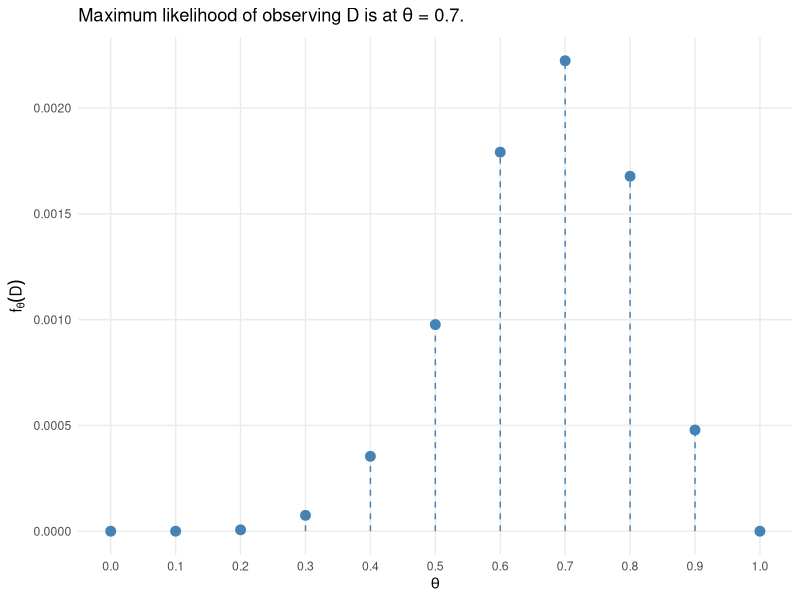
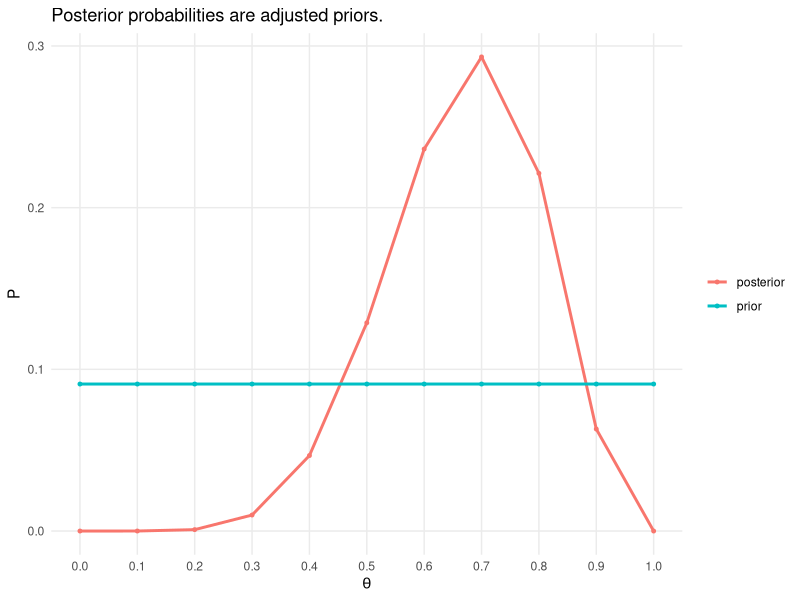
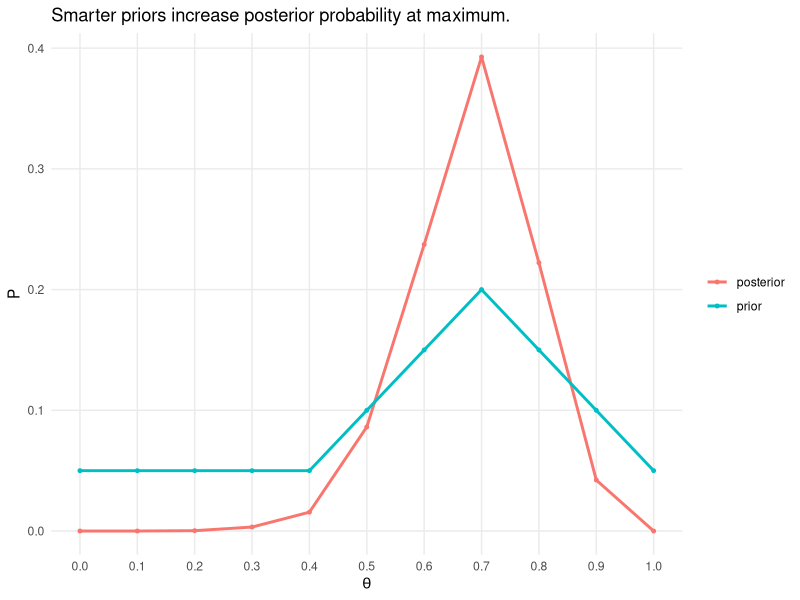
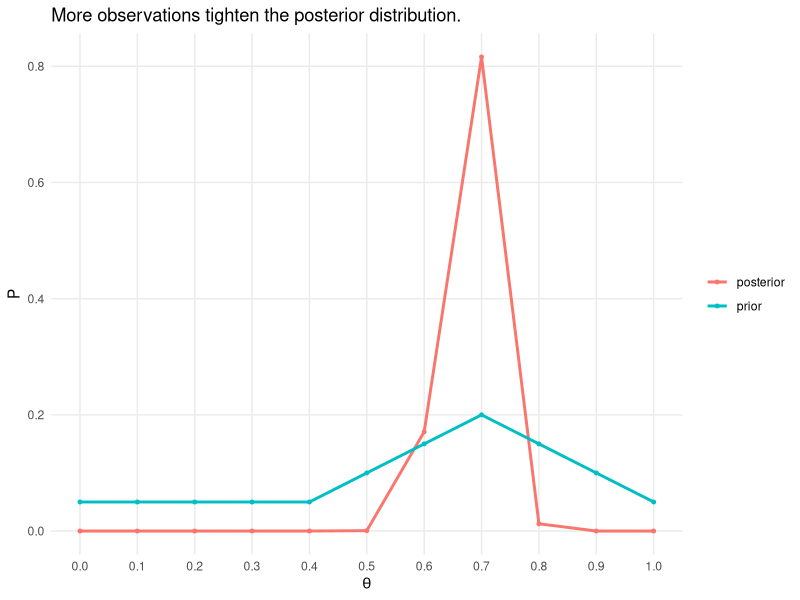
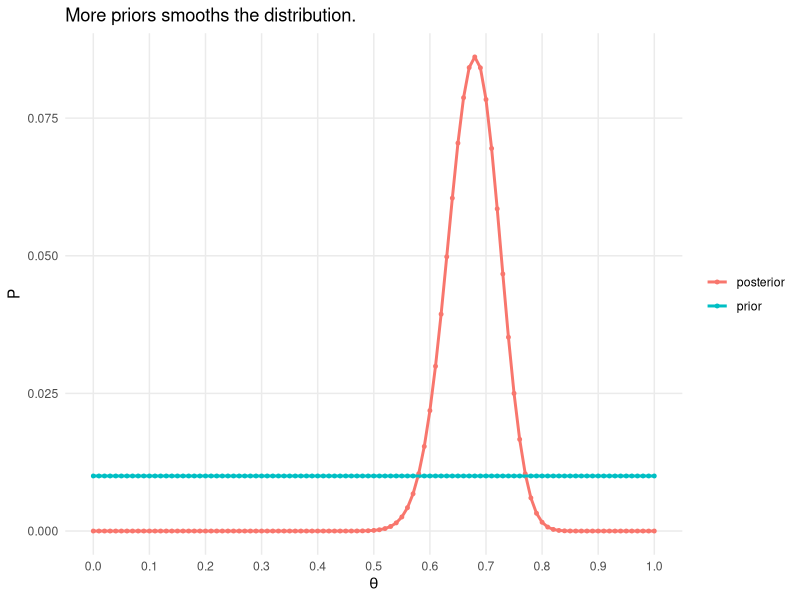
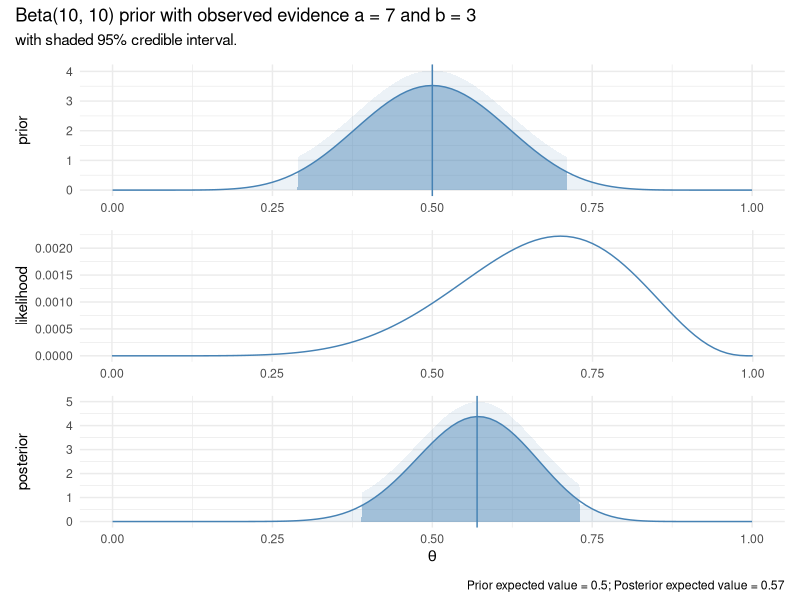
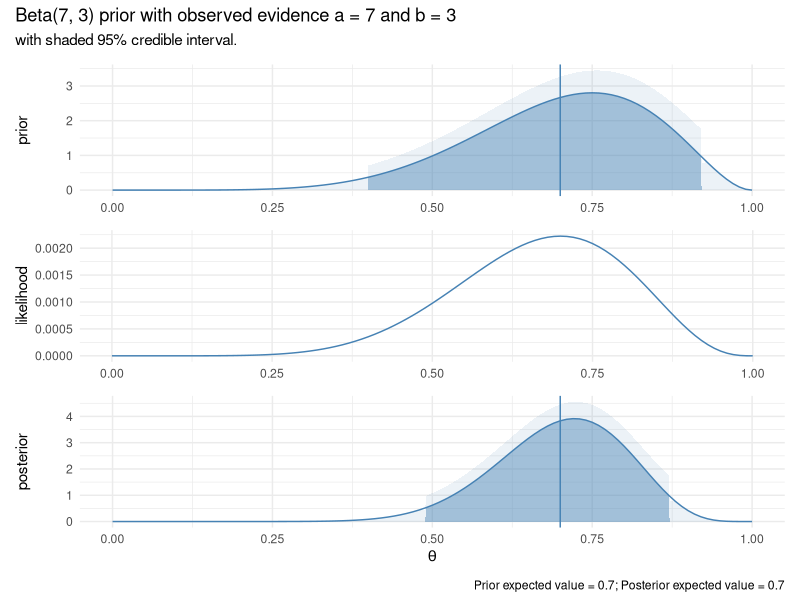
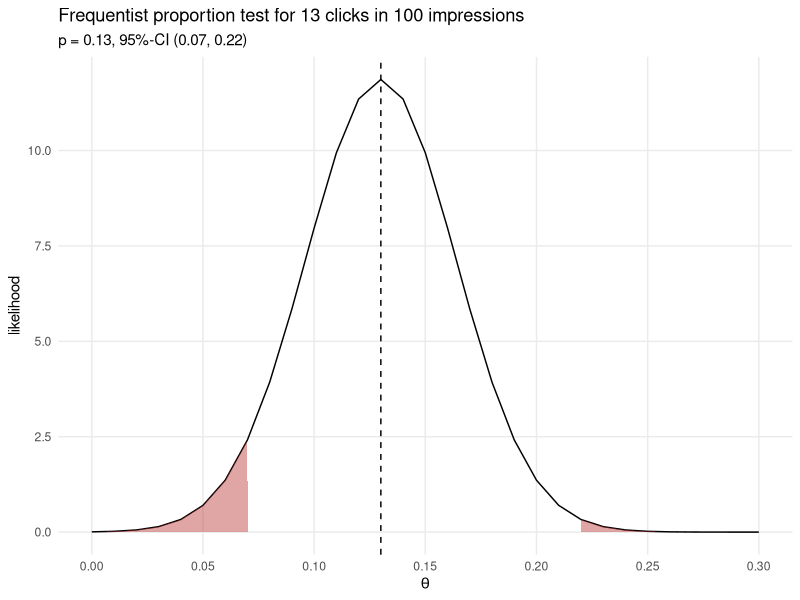

The R source for these figures, in order:
## ---- chunk 1
library(tidyverse)
library(patchwork)
library(glue)
## ---- chunk 2
D <- c(1, 1, 1, 1, 0, 0, 1, 1, 1, 0)
## ---- chunk 3
theta <- seq(0, 1, by = 0.1)
prior <- rep(1/11, 11)
## ---- chunk 4
likelihood <- theta^7 * (1 - theta)^3

data.frame(theta, likelihood) %>% 
  ggplot() +
  geom_segment(aes(x = theta, xend = theta, y = 0, yend = likelihood), 
               linetype = 2, color = "steelblue") +
  geom_point(aes(x = theta, y = likelihood), color = "steelblue", size = 3) +
  scale_x_continuous(breaks = theta) +
  theme_minimal() +
  theme(panel.grid.minor = element_blank()) +
  labs(title = expression(paste("Maximum likelihood of observing D is at ", theta, " = 0.7.")),
       x = expression(theta), y = expression(f[theta](D)))
## ---- chunk 5
posterior <- likelihood / sum(likelihood * prior) * prior
## ---- chunk 6
data.frame(theta, prior, posterior) %>% 
  pivot_longer(cols = c(prior, posterior), values_to = "pi") %>%
  ggplot() +
  geom_point(aes(x = theta, y = pi, color = name), size = 1) +
  geom_line(aes(x = theta, y = pi, color = name), size = 1) +
  scale_x_continuous(breaks = theta) +
  theme_minimal() +
  theme(panel.grid.minor = element_blank()) +
  labs(title = "Posterior probabilities are adjusted priors.", 
       color = NULL,
       x = expression(theta), y = "P")
## ---- chunk 7
prior <- c(.05, .05, .05, .05, .05, .10, .15, .20, .15, .10, .05)
posterior <- likelihood / sum(likelihood * prior) * prior
## ---- chunk 8
data.frame(theta, prior, posterior) %>% 
  pivot_longer(cols = c(prior, posterior), values_to = "pi") %>%
  ggplot() +
  geom_point(aes(x = theta, y = pi, color = name), size = 1) +
  geom_line(aes(x = theta, y = pi, color = name), size = 1) +
  scale_x_continuous(breaks = theta) +
  theme_minimal() +
  theme(panel.grid.minor = element_blank()) +
  labs(title = "Smarter priors increase posterior probability at maximum.", 
       color = NULL, x = expression(theta), y = "P")
## ---- chunk 9
D100 <- rbernoulli(100, p = 0.7) %>% as.numeric()
likelihood <- theta^sum(D100) * (1 - theta)^(length(D100)-sum(D100))
posterior <- likelihood / sum(likelihood * prior) * prior
## ---- chunk 10
data.frame(theta, prior, posterior) %>% 
  pivot_longer(cols = c(prior, posterior), values_to = "pi") %>%
  ggplot() +
  geom_point(aes(x = theta, y = pi, color = name), size = 1) +
  geom_line(aes(x = theta, y = pi, color = name), size = 1) +
  scale_x_continuous(breaks = theta) +
  theme_minimal() +
  theme(panel.grid.minor = element_blank()) +
  labs(title = "More observations tighten the posterior distribution.",
       color = NULL, x = expression(theta), y = "P")
## ---- chunk 11
theta <- seq(0, 1, by = .01)
prior <- rep(1/100, 101)
likelihood <- theta^sum(D100) * (1 - theta)^(length(D100)-sum(D100))
posterior <- likelihood / sum(likelihood * prior) * prior
## ---- chunk 12
data.frame(theta, prior, posterior) %>% 
  pivot_longer(cols = c(prior, posterior), values_to = "pi") %>%
  ggplot() +
  geom_point(aes(x = theta, y = pi, color = name), size = 1) +
  geom_line(aes(x = theta, y = pi, color = name), size = 1) +
  scale_x_continuous(breaks = seq(0, 1, by = 0.1)) +
  theme_minimal() +
  theme(panel.grid.minor = element_blank()) +
  labs(title = "More priors smooths the distribution.", 
       color = NULL, x = expression(theta), y = "P")
## ---- chunk 13
plot_bayes <- function(alpha, beta, a, b) {

  prior_ev <- (alpha / (alpha + beta)) %>% round(2)
  posterior_ev <- ((alpha + a) / (alpha + beta + a + b)) %>% round(2)
  dat <- data.frame(theta = seq(0, 1, by = .01)) %>%
    mutate(prior = (1 / beta(alpha, beta)) * theta^(alpha-1) * (1-theta)^(beta-1),
           prior_ci = theta > qbeta(.025, alpha, beta) & 
                      theta < qbeta(.975, alpha, beta),
           likelihood = theta^a * (1-theta)^b,
           posterior = (1 / beta(alpha + a, beta + b)) * theta^(alpha-1+a) * (1-theta)^(beta-1+b),
           posterior_ci = theta > qbeta(.025, alpha + a, beta + b) & 
                      theta < qbeta(.975, alpha + a, beta + b))
  
  p_prior <- dat %>%
    ggplot(aes(x = theta, y = prior)) + 
    geom_line(color = "steelblue") +
    geom_area(aes(alpha = prior_ci), fill = "steelblue") +
    geom_vline(xintercept = prior_ev, color = "steelblue") +
    scale_alpha_manual(values = c(.1, .5)) +
    theme_minimal() +
    theme(legend.position = "none") +
    labs(x = NULL)
  
  p_likelihood <- dat %>%
    ggplot(aes(x = theta, y = likelihood)) + 
    geom_line(color = "steelblue") +
    theme_minimal() +
    theme(legend.position = "none") +
    labs(x = NULL)
  
  p_posterior <- dat %>%
    ggplot(aes(x = theta, y = posterior)) + 
    geom_line(color = "steelblue") +
    geom_area(aes(alpha = posterior_ci), fill = "steelblue") +
    geom_vline(xintercept = posterior_ev, color = "steelblue") +
    scale_alpha_manual(values = c(.1, .5))  +
    theme_minimal() +
    theme(legend.position = "none") +
    labs(x = expression(theta))
  
  out <- p_prior / p_likelihood / p_posterior +
    plot_annotation(
      title = glue("Beta({alpha}, {beta}) prior with observed evidence a = {a} ",
                   "and b = {b}"),
      subtitle = "with shaded 95% credible interval.",
      caption = glue("Prior expected value = {prior_ev}; Posterior expected ",
                     "value = {posterior_ev}"))
  out
}
## ---- chunk 14
plot_bayes(alpha = 10, beta = 10, a = 7, b = 3)
## ---- chunk 15
plot_bayes(alpha = 7, beta = 3, a = 7, b = 3)
## ---- chunk 16
.5^1 * .5^1
dbinom(1, 1, .5)
dbinom(11, 11, .5)
beta(11, 11)
## ---- chunk 17
prior <- function(theta, alpha, beta) {
  (1 / beta(alpha, beta)) * theta^(alpha-1) * (1-theta)^(beta-1)
}
posterior <- function(theta, alpha, beta, a, b) {
  (1 / beta(alpha + a, beta + b)) * theta^(alpha-1+a) * (1-theta)^(beta-1+b)
}

prior(.5, 115, 85) 
posterior(.5, 1, 1, 10, 10)

posterior(.5, 1, 1, 10, 10) / prior(.5, 1, 1) 

1 / beta(115, 85)

# Posterior Distribution 
1/beta(1+10, 1+10) * .5^(1-1+10) * (1-.5)^(1-1+10)
dbeta(.5, 11, 11)

# Prior Beta Distributions
1/beta(1, 1) * .5^(1-1) * (1-.5)^(1-1)
dbeta(.5, 1, 1)


dbeta(.5, 115, 85)
## ---- chunk 18
theta <- 0.5

alpha <- 1
beta <- 1
a <- 10
b <- 10

(prior_likelihood <- (1 / beta(alpha, beta)) * theta^(alpha-1) * (1-theta)^(beta-1))
(posterior_likelihood <- (1 / beta(alpha + a, beta + b)) * theta^(alpha-1+a) * (1-theta)^(beta-1+b))
(bayes_factor <- posterior_likelihood / prior_likelihood)

# 3.7 on alpha = beta = 1
# 1.91 on alpha = beta = 4
## ---- chunk 19
(ad_prop_test <- prop.test(13, 100))
## ---- chunk 20
ad_prop_test <- prop.test(13, 100)
click_rate_mu <- ad_prop_test$estimate
click_rate_se <- sqrt(click_rate_mu*(1-click_rate_mu)) / sqrt(100)
data.frame(pi = seq(0, .30, by = .01)) %>%
  mutate(
    likelihood = dnorm(pi, click_rate_mu, click_rate_se),
    # observed = map(pi, ~ c(., 1 - .) * 100),
    # expected = map(13/100, ~c(., 1 - .) * 100),
    # x2 = map2_dbl(observed, expected, ~sum((.x - .y)^2 / .y)),
    # likelihood = dchisq(x2, 1),
    # pcs = pchisq(x2, 1),
    ci_low = if_else(pi <= ad_prop_test$conf.int[1], likelihood, NA_real_),
    ci_high = if_else(pi >= ad_prop_test$conf.int[2], likelihood, NA_real_)
  ) %>%
  ggplot(aes(x = pi)) +
  geom_line(aes(y = likelihood)) +
  geom_area(aes(y = ci_low), fill = "firebrick", alpha = .4) +
  geom_area(aes(y = ci_high), fill = "firebrick", alpha = .4) +
  geom_vline(xintercept = click_rate_mu, linetype = 2) +
  theme_minimal() +
  scale_x_continuous(breaks = seq(0, .3, .05)) +
  theme(panel.grid.minor = element_blank()) +
  labs(title = "Frequentist proportion test for 13 clicks in 100 impressions", 
       subtitle = glue("p = {click_rate_mu}, 95%-CI (",
       "{ad_prop_test$conf.int[1] %>% scales::number(accuracy = .01)}, ",
       "{ad_prop_test$conf.int[2] %>% scales::number(accuracy = .01)})"),
       x = expression(theta))
## ---- chunk 21
df_sim <- data.frame(click_prob = runif(1000, 0.0, 0.3))
df_sim$click_n <- rbinom(1000, 100, df_sim$click_prob)
## ---- chunk 22
df_sim %>% 
  mutate(is_13 = factor(click_n == 13, levels = c(TRUE, FALSE))) %>%
  ggplot(aes(x = click_prob, y = click_n, color = is_13)) +
  geom_point(alpha = 0.6, show.legend = FALSE) +
  geom_hline(yintercept = 13, color = "steelblue", linetype = 1, size = .5) +
  scale_color_manual(values = c("TRUE" = "steelblue", "FALSE" = "gray80")) +
  theme_minimal() +
  labs(title = "Joint probability of observed clicks and click probability",
       subtitle = "with conditioning on 13 observed clicks.",
       y = "clicks per 100 ads",
       x = expression(theta))
## ---- chunk 23
# median and credible interval
(sim_ci <- df_sim %>% filter(click_n == 13) %>% pull(click_prob) %>% 
  quantile(c(.025, .5, .975)))
## ---- chunk 24
df_sim %>% 
  filter(click_n == 13) %>% 
  ggplot(aes(x = click_prob)) +
  geom_density() +
  geom_vline(xintercept = sim_ci[2]) +
  geom_vline(xintercept = sim_ci[1], linetype = 2) +
  geom_vline(xintercept = sim_ci[3], linetype = 2) +
  scale_x_continuous(breaks = seq(0, .3, .05)) +
  theme_minimal() +
  labs(title = "Posterior click likelihood distribution", 
       subtitle = glue("p = {sim_ci[2] %>% scales::number(accuracy = .01)}, 95%-CI (",
       "{sim_ci[1] %>% scales::number(accuracy = .01)}, ",
       "{sim_ci[3] %>% scales::number(accuracy = .01)})"),
       x = expression(theta), y = "density (likelihood)")
## ---- chunk 25
df_bayes <- expand.grid(
  click_prob = seq(0, .3, by = .001), 
  click_n = 0:100
) %>%
  mutate(
    prior = dunif(click_prob, min = 0, max = 0.3),
    likelihood = dbinom(click_n, 100, click_prob),
    probability = likelihood * prior / sum(likelihood * prior)
  )
## ---- chunk 26
df_bayes %>% 
  mutate(is_13 = factor(click_n == 13, levels = c(TRUE, FALSE))) %>%
  filter(probability > .0001) %>%
  ggplot(aes(x = click_prob, y = click_n, color = is_13)) +
  geom_point(alpha = 0.6, show.legend = FALSE) +
  geom_hline(yintercept = 13, color = "steelblue", linetype = 1, size = .5) +
  scale_color_manual(values = c("TRUE" = "steelblue", "FALSE" = "gray80")) +
  # scale_color_gradient(low = "white", high = "steelblue", guide = "colorbar") +
  theme_minimal() +
  labs(title = "Joint probability of clicks and click probability.",
       subtitle = "with conditioning on 13 observed clicks.",
       y = "clicks per 100 ads",
       x = expression(theta))
## ---- chunk 27
df_bayes_13 <- df_bayes %>% filter(click_n == 13) %>%
  mutate(posterior = probability / sum(probability))
## ---- chunk 28
sampling_idx <- sample(
  1:nrow(df_bayes_13), 
  size = 10000, 
  replace = TRUE, 
  prob = df_bayes_13$posterior
)

sampling_vals <- df_bayes_13[sampling_idx, ]

(df_bayes_ci <- quantile(sampling_vals$click_prob, c(.025, .5, .975)))
## ---- chunk 29
df_bayes %>%
  filter(click_n == 13) %>%
  mutate(likelihood = probability / sum(probability),
         ci_low = if_else(click_prob < df_bayes_ci[1], likelihood, NA_real_),
         ci_high = if_else(click_prob > df_bayes_ci[3], likelihood, NA_real_), 
         ci = if_else(click_prob >= df_bayes_ci[1] & 
                        click_prob <= df_bayes_ci[3], "Y", "N")) %>%
  ggplot(aes(x = click_prob, y = likelihood)) +
  geom_line() +
  geom_area(aes(y = ci_low), fill = "firebrick", alpha = .4) +
  geom_area(aes(y = ci_high), fill = "firebrick", alpha = .4) +
  geom_vline(xintercept = df_bayes_ci[2], linetype = 2) +
  theme_minimal() +
  scale_x_continuous(breaks = seq(0, .3, .05)) +
  theme(panel.grid.minor = element_blank()) +
  labs(title = "Posterior click probability", 
       subtitle = glue("p = {df_bayes_ci[2] %>% scales::number(accuracy = .01)}, 95%-CI (",
       "{df_bayes_ci[1] %>% scales::number(accuracy = .01)}, ",
       "{df_bayes_ci[3] %>% scales::number(accuracy = .01)})"),
       x = expression(theta))
## ---- chunk 30
temp <- c(19, 23, 20, 17, 23)
## ---- chunk 31
mdl_grid <- expand_grid(mu = seq(8, 30, by = 0.5),
                        sigma = seq(.1, 10, by = 0.1))
## ---- chunk 32
mdl_grid_2 <- mdl_grid %>%
  mutate(
    mu_prior = map_dbl(mu, ~dnorm(., mean = 18, sd = 5)),
    sigma_prior = map_dbl(sigma, ~dunif(., 0, 10)),
    prior = mu_prior * sigma_prior, # combined prior,
    likelihood = map2_dbl(mu, sigma, ~dnorm(temp, .x, .y) %>% prod()),
    posterior = likelihood * prior / sum(likelihood * prior)
  )
## ---- chunk 33
mdl_grid_2 %>%
  ggplot(aes(x = mu, y = sigma, fill = posterior)) +
  geom_tile() +
  scale_fill_gradient(low = "white", high = "steelblue", guide = "colorbar") +
  theme_minimal() +
  labs(title = "Joint probability of mu and sigma.",
       x = expression(mu), y = expression(sigma))
## ---- chunk 34
sampling_idx <- sample(1:nrow(mdl_grid), size = 10000, replace = TRUE, prob = mdl_grid$posterior)
sampling_vals <- mdl_grid[sampling_idx, c("mu", "sigma")]
mu_ci <- quantile(sampling_vals$mu, c(.025, .5, .975))
sigma_ci <- quantile(sampling_vals$sigma, c(.025, .5, .975))
ci <- qnorm(c(.025, .5, .975), mean = mu_ci[2], sd = sigma_ci[2])

data.frame(temp = seq(0, 30, by = .1)) %>%
  mutate(prob = map_dbl(temp, ~dnorm(., mean = ci[2], sd = sigma_ci[2])),
         ci = if_else(temp >= ci[1] & temp <= ci[3], "Y", "N")) %>%
  ggplot(aes(x = temp, y = prob)) +
  geom_area(aes(y = if_else(ci == "N", prob, 0)), 
            fill = "firebrick", show.legend = FALSE) +
  geom_line() +
  geom_vline(xintercept = ci[2], linetype = 2) +
  theme_minimal() +
  scale_x_continuous(breaks = seq(0, 30, 5)) +
  theme(panel.grid.minor = element_blank()) +
  labs(title = "Posterior temperature probability", 
       subtitle = glue("mu = {ci[2] %>% scales::number(accuracy = .1)}, 95%-CI (",
       "{ci[1] %>% scales::number(accuracy = .1)}, ",
       "{ci[3] %>% scales::number(accuracy = .1)})"))
## ---- chunk 35
pred_temp <- rnorm(1000, mean = sampling_vals$mu, sampling_vals$sigma)
scales::percent(sum(pred_temp >= 18) / length(pred_temp))
